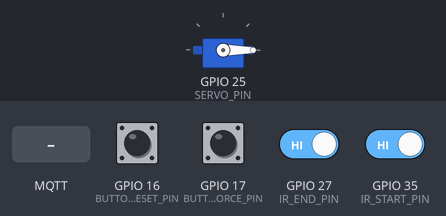
This sketch was run on a simulated ESP32. Parts: servo. The test bench sets the inputs (shaded band); at power-on: GPIO 16 (BUTTON_RESET_PIN), GPIO 17 (BUTTON_FORCE_PIN), GPIO 27 (IR_END_PIN), GPIO 35 (IR_START_PIN) HIGH. WiFi joins after 1.5 s; servers stay silent unless stated; no MQTT or app messages arrive unless stated; what the sketch prints to the serial monitor is not drawn.

Above: at 2.7 s.
2.8 s: GPIO 16 (BUTTON_RESET_PIN) pulled LOW for 0.15 s
4.4 s: GPIO 35 (IR_START_PIN) driven LOW
5.9 s: GPIO 27 (IR_END_PIN) driven LOW
8.9 s: MQTT message "Manual" arrives on the first subscribed topic
10.4 s: MQTT message "Bot" arrives on the first subscribed topic
At 12.0 s:
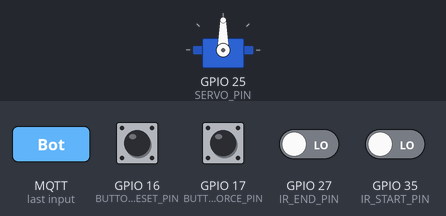
13.1 s: GPIO 16 (BUTTON_RESET_PIN) pulled LOW for 1 s
At 13.6 s:
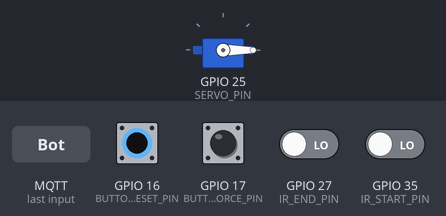
Timing chart, 0 to 16.1 s (numbered marks = the images above; inputs shaded):
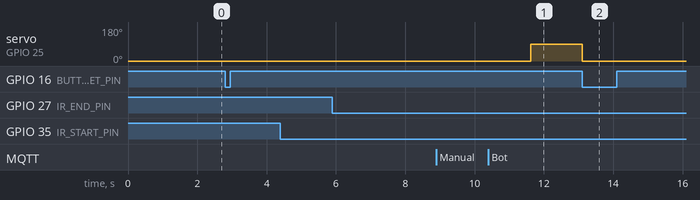

The sketch:

therealfinal.ino
```cpp
#include <WiFi.h>
#include <MQTT.h>
#include <ESP32Servo.h>

const char ssid[] = ".Aommmmm";
const char pass[] = "12345678.";
const char mqtt_broker[] = "test.mosquitto.org";
const char mqtt_topic[] = "group1.7/command";
const char mqtt_client_id[] = "arduino_group_1.7";
int MQTT_PORT = 1883;

#define IR_START_PIN 35
#define IR_END_PIN 27
#define SERVO_PIN 25
#define BUTTON_FORCE_PIN 17
#define BUTTON_RESET_PIN 16

WiFiClient net;
MQTTClient client;
Servo myservo;

String mode = "Bot";
bool timing = false;
bool finished = false;
unsigned long startTime;
unsigned long endTime;
const float servoResponseTime = 0.15;

float delayTime = 0;
bool servocheck = false;
unsigned long servoTime = 0;

void connect() {
    Serial.print("Checking WiFi...");
    WiFi.begin(ssid, pass);
    while (WiFi.status() != WL_CONNECTED) {
        Serial.print(".");
        delay(500);
    }
    Serial.println("\nWiFi Connected!");

    Serial.print("Connecting to MQTT...");
    while (!client.connect(mqtt_client_id)) {
        Serial.print(".");
        delay(500);
    }
    Serial.println("\nMQTT Connected!");
    client.subscribe(mqtt_topic);
}

void messageReceived(String &topic, String &payload) {
    Serial.println("incoming: " + topic + " - " + payload);
    if (payload == "Manual") {
        mode = "Manual";
        Serial.println("Mode switched to Manual");
    } else if (payload == "Bot") {
        mode = "Bot";
        Serial.println("Mode switched to Bot");
    } else if (payload.startsWith("servo:")) {
        int angle = payload.substring(6).toInt();
        myservo.write(angle);
        Serial.println("Servo moved to " + String(angle) + " degrees");
    }
}

void setup() {
    Serial.begin(115200);
    pinMode(IR_START_PIN, INPUT);
    pinMode(IR_END_PIN, INPUT);
    pinMode(BUTTON_FORCE_PIN, INPUT_PULLUP);
    pinMode(BUTTON_RESET_PIN, INPUT_PULLUP);
    myservo.attach(SERVO_PIN);
    myservo.write(0);
    client.begin(mqtt_broker, MQTT_PORT, net);
    client.onMessage(messageReceived);
    connect();
}

void loop() {
    client.loop();
    if (!client.connected()) {
        connect();
    }

    int buttonState = digitalRead(BUTTON_RESET_PIN);
    int startSensor = digitalRead(IR_START_PIN);
    int endSensor = digitalRead(IR_END_PIN);

    if (mode == "Bot") {
        if (startSensor == LOW && !timing && !finished) {
            startTime = millis();
            timing = true;
            Serial.println("🚀 เริ่มจับเวลา!");
        }

        if (endSensor == LOW && timing) {
            endTime = millis();
            float timeInSeconds = (endTime - startTime) / 1000.0;
            Serial.print("🏁 allTime: ");
            Serial.print(timeInSeconds);
            Serial.println(" sec");

            float distance = 2.5;
            float velocity = distance / timeInSeconds;
            Serial.print("⚡ Velocity: ");
            Serial.print(velocity);
            Serial.println(" cm/s");

            float s = 30;
            float a = 9.81 * sin(6.87 * PI / 180);
            float v = velocity;
            float A = 0.5 * a;
            float B = v;
            float C = -s;
            float discriminant = (B * B - 4 * A * C);
            float Timefind = -1;

            if (discriminant >= 0) {
                float t1 = (-B - sqrt(discriminant)) / (2 * A);
                float t2 = (-B + sqrt(discriminant)) / (2 * A);
                Timefind = (t1 > 0) ? t1 : t2;
                Serial.print("⏳ END Time: ");
                Serial.print(Timefind, 3);
                Serial.println(" sec");
            } else {
                Serial.println("❌ No real solution for time");
            }

            if (Timefind > 0) {
                delayTime = (Timefind - servoResponseTime) * 1000;
                if (delayTime < 0) delayTime = 0;
                servoTime = millis() + delayTime;
                servocheck = true;
                Serial.print("⏳ Servo will trigger in ");
                Serial.print(delayTime / 1000.0);
                Serial.println(" sec");
            }

            timing = false;
            finished = true;
        }

        if (servocheck && millis() >= servoTime) {
            myservo.write(90);
            Serial.println("🔻 Catch you!");
            servocheck = false;
        }
    } else if (mode == "Manual") {
        if (digitalRead(BUTTON_FORCE_PIN) == LOW) {
            myservo.write(90);
            Serial.println("🔻 Manual Trigger!");
            delay(300);
        }
    }

    if (buttonState == LOW) {
        Serial.println("🔄 Reset!");
        myservo.write(0);
        finished = false;
        servocheck = false;
        delay(300);
    }
}
```

Measured:
- after the input at 2.8 s, every drawn part: stays the same
- after the input at 4.4 s, every drawn part: stays the same
- after the input at 5.9 s, every drawn part: stays the same
- after the input at 8.9 s, every drawn part: stays the same
- after the input at 10.4 s, servo on GPIO 25 (SERVO_PIN): 0° → 90° after 1.2 s
- after the input at 13.1 s, servo on GPIO 25 (SERVO_PIN): 90° → 0° at once
